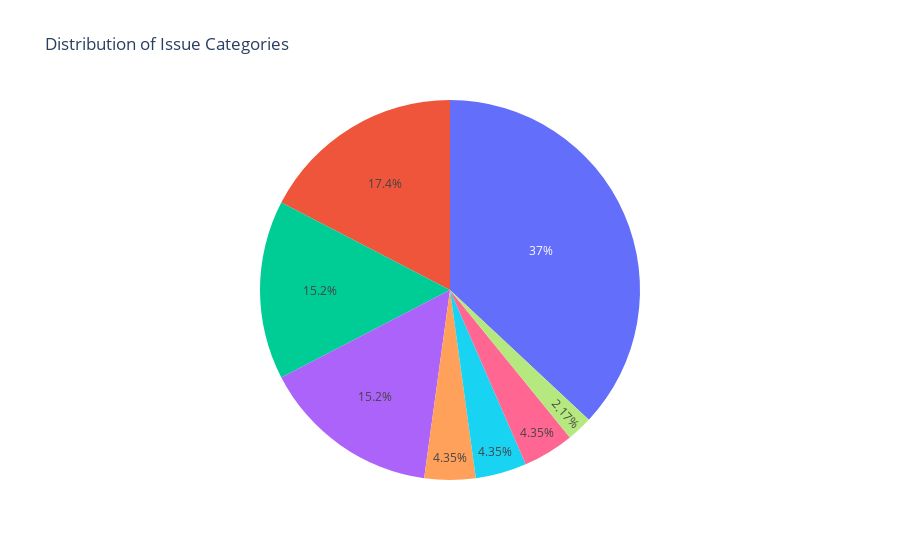

Notebook code for this chart:
### Markdown cell above
### We can also use <span style="color:turquoise;">PLOTLY</span> to visualize the data

### Code cell
# Create a pie chart using Plotly
import plotly.express as px
import pandas

labels = list(category_counts.keys())
values = list(category_counts.values())
fig = px.pie(labels=labels, values=values, title='Distribution of Issue Categories')
#fig.update_layout(renderer="notebook")
fig.write_html('plotly_chart.html')
fig.show()

### Figure 1 — Plotly figure (JSON) as saved in the notebook; plotly's stock layout.template omitted (floating-point values rounded to 4 significant figures)
{"data": [{"domain": {"x": [0, 1], "y": [0, 1]}, "hovertemplate": "value=%{value}<extra></extra>", "legendgroup": "", "name": "", "showlegend": false, "type": "pie", "values": [17, 7, 2, 8, 7, 2, 2, 1]}], "layout": {"legend": {"tracegroupgap": 0}, "title": {"text": "Distribution of Issue Categories"}}}
